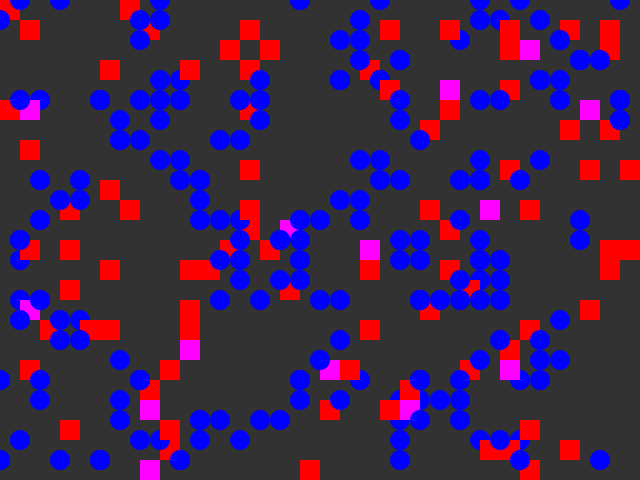
Frame 1 (no input)
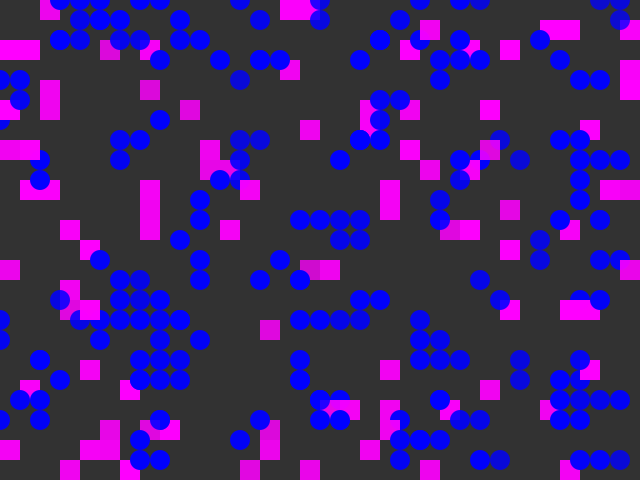
Frame 60 (the mouse pressed at the canvas centre just before this capture)
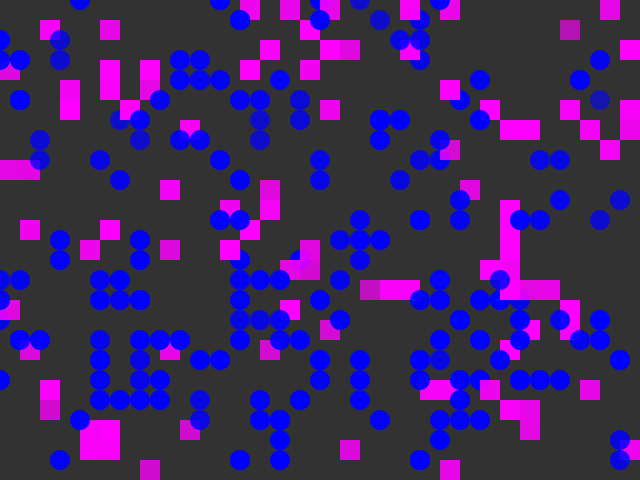
Frame 120 (the mouse held since frame 60 and released just before this capture)

The Processing sketch that drew these frames (run headless with seeded random() and noise(); from frame 60 on, the mouse is pressed at the canvas centre):

// Processing sketch: exercise04
// ── exercise04.pde
// Griddies
// by Pippin Barr
// MODIFIED BY: Gordon Gray. 
//
// A simple artificial life system on a grid. The "griddies" are squares that move
// around randomly, using energy to do so. They gain energy by overlapping with
// other griddies. If a griddie loses all its energy it dies.

// The size of a single grid element
int gridSize = 20;
// An array storing all the griddies
Griddie[] griddies = new Griddie[100];
Jimmy[] jimmy = new Jimmy[100];

// setup()
//
// Set up the window and the griddies

void setup() {
  // Set up the window size and framerate (lower so we can watch easier)
  size(640, 480);
  frameRate(10);

  // QUESTION: What does this for loop do?
  // This makes sure to set up the griddies aray for the number of array we have.
  // We have 100 arrays so we have to tell processing to created the initial starting
  // ponit for each Griddle.
  // also their position are randomizes so their not drawn on the same spot. 
  for (int i = 0; i < griddies.length; i++) {
    int x = floor(random(0, width/gridSize));
    int y = floor(random(0, height/gridSize));
    griddies[i] = new Griddie(x * gridSize, y * gridSize, gridSize);
  }
    for (int i = 0; i < jimmy.length; i++) {
    int x = floor(random(0, width/gridSize));
    int y = floor(random(0, height/gridSize));
    jimmy[i] = new Jimmy(x * gridSize, y * gridSize, gridSize);
  }
  
}

// draw()
//
// Update all the griddies, check for collisions between them, display them.

void draw() {
  background(50);

  // We need to loop through all the griddies one by one
  for (int i = 0; i < griddies.length; i++) { 
    // Update the griddies
    griddies[i].update();
    // Now go through all the griddies a second time...
    for (int j = 0; j < griddies.length; j++) {
      // QUESTION: What is this if-statement for?
      // if a griddlie is equal to the oppsite.
      if (j != i) {
        // QUESTION: What does this line check?
        // calls the collide method for collide.
        griddies[i].collide(griddies[j]);
      }
    }
    // Display the griddies
    griddies[i].display();
    jimmy[i].display();
  }
    for (int i = 0; i < jimmy.length; i++) { 
    // Update the griddies
    jimmy[i].update();
    // Now go through all the griddies a second time...
    for (int j = 0; j < jimmy.length; j++) {
      // QUESTION: What is this if-statement for?
      // if a griddlie is equal to the oppsite.
      if (j != i) {
        // QUESTION: What does this line check?
        // calls the collide method for collide.
        jimmy[i].collide(jimmy[j]);
      }
    }
  jimmy[i].display();
}
}
// ── Griddie.pde
// Griddie
//
// A class defining the behaviour of a single Griddie
// which can move randomly in the window (within the grid),
// loses energy per move, and gains energy from overlapping
// with another Griddie.

class Griddie {
  // Limits for energy level and gains/losses
  int maxEnergy = 255;
  int moveEnergy = -1;
  int collideEnergy = 10;
  
  // Position, size, energy, and fill color
  int x;
  int y;
  int size;
  int energy;
  color fill = color(255,0,0);

  // Griddie(tempX, tempY, tempSize)
  //
  // Set up the Griddie with the specified location and size
  // Initialise energy to the maximum
  Griddie(int tempX, int tempY, int tempSize) {
    x = tempX;
    y = tempY;
    size = tempSize;
    energy = maxEnergy;
  }

  // update()
  //
  // Move the Griddie and update its energy levels
  void update() {
    
    // QUESTION: What is this if-statement for?
    // if a Griddle dies out send out true. 
    if (energy == 0) {
      return;
    }
    
    // QUESTION: How does the Griddie movement updating work?
    // updates the movement randomly and the size.
    int xMoveType = floor(random(-1,2));
    int yMoveType = floor(random(-1,2));
    x += size * xMoveType;
    y += size * yMoveType;
    
    // QUESTION: What are these if statements doing?
    // makes sure that Griddie stays in within the window. 
    if (x < 0) {
      x += width;
    }
    else if (x >= width) {
      x -= width;
    }
    if (y < 0) {
      y += height;
    }
    else if (y >= height) {
      y -= height;
    }
    // Update the Griddie's energy
    // Note that moveEnergy is negative, so this _loses_ energy
    energy += moveEnergy;
    
    // Constrain the Griddies energy level to be within the defined bounds
    energy = constrain(energy,0,maxEnergy);
  }

  // collide(other)
  //
  // Checks for collision with the other Griddie
  // and updates energy level
  
  void collide(Griddie other) {
    // QUESTION: What is this if-statement for?
    // if any energy reachs 0 sound out ture. 
    if (energy == 0 || other.energy == 0) {
      return;
    }
    
    // QUESTION: What does this if-statement check?
    // when a Griddle colides with another increass it's energy.
    if (x == other.x && y == other.y) {
      // Increase this Griddie's energy
      energy += collideEnergy;
      // Constrain the energy level to be within bounds
      energy = constrain(energy,0,maxEnergy);
    }
 
 
   // if Jimmy and Griddies colide when Jimmy is Red.
   // Griddies becomes purple
  if (x == jimmy[floor(random(0,100))].x && y == jimmy[floor(random(0,100))].y && jimmy[floor(random(0,100))].fill == color(0,0,255)) {
    fill = color(255,0,255);
  }
  // if Jimmy and Griddies colide when Jimmy is green.
  // Griddies becomes Red
  if (x == jimmy[floor(random(0,100))].x && y == jimmy[floor(random(0,100))].y && jimmy[floor(random(0,100))].fill == color(0,255,0)) {
    fill = color(255,0,0);
  }
  
  }
  
  // display()
  //
  // Draw the Griddie on the screen as a rectangle
  void display() {
    // QUESTION: What does this fill line do?
    // it seets the feel color and upadtes the fade with the amoutn of energy left. 
    fill(fill, energy); 
    noStroke();
    rect(x, y, size, size);
  }
}
// ── Jimmy.pde
//Jimmy the Blue Circle!

class Jimmy{
 int maxEnergy = 255;
  int moveEnergy = -1;
  int collideEnergy = 10;
  
  // Position, size, energy, and fill color
  int x;
  int y;
  int size;
  int energy;
  color fill = color(0,0,255);
  
  Jimmy(int tempX, int tempY, int tempSize) {
    x = tempX;
    y = tempY;
    size = tempSize;
    energy = maxEnergy;
  }
  void update() {
    
    // QUESTION: What is this if-statement for?
    // if a Griddle dies out send out true. 
    if (energy == 0) {
      return;
    }
    
    // QUESTION: How does the Griddie movement updating work?
    // updates the movement randomly and the size.
    int xMoveType = floor(random(-1,2));
    int yMoveType = floor(random(-1,2));
    x += size * xMoveType;
    y += size * yMoveType;
    
    // QUESTION: What are these if statements doing?
    // makes sure that Griddie stays in within the window. 
    if (x < 0) {
      x += width;
    }
    else if (x >= width) {
      x -= width;
    }
    if (y < 0) {
      y += height;
    }
    else if (y >= height) {
      y -= height;
    }
    // Update the Griddie's energy
    // Note that moveEnergy is negative, so this _loses_ energy
    energy += moveEnergy;
    
    // Constrain the Griddies energy level to be within the defined bounds
    energy = constrain(energy,0,maxEnergy);
  }

  // collide(other)
  //
  // Checks for collision with the other Griddie
  // and updates energy level
  
  void collide(Jimmy other) {
    // QUESTION: What is this if-statement for?
    // if any energy reachs 0 sound out ture. 
    if (energy == 0 || other.energy == 0) {
      return;
    }
    
    // QUESTION: What does this if-statement check?
    // when a Griddle colides with another increass it's energy.
    if (x == other.x && y == other.y) {
      // Increase this Griddie's energy
      energy += collideEnergy;
      // Constrain the energy level to be within bounds
      energy = constrain(energy,0,maxEnergy);
    }
  }

  // display()
  //
  // Draw the Griddie on the screen as a rectangle
  void display() {
    // QUESTION: What does this fill line do?
    // it seets the feel color and upadtes the fade with the amoutn of energy left. 
    fill(fill, energy); 
    noStroke();
    ellipse(x, y, size, size);
  }
}
